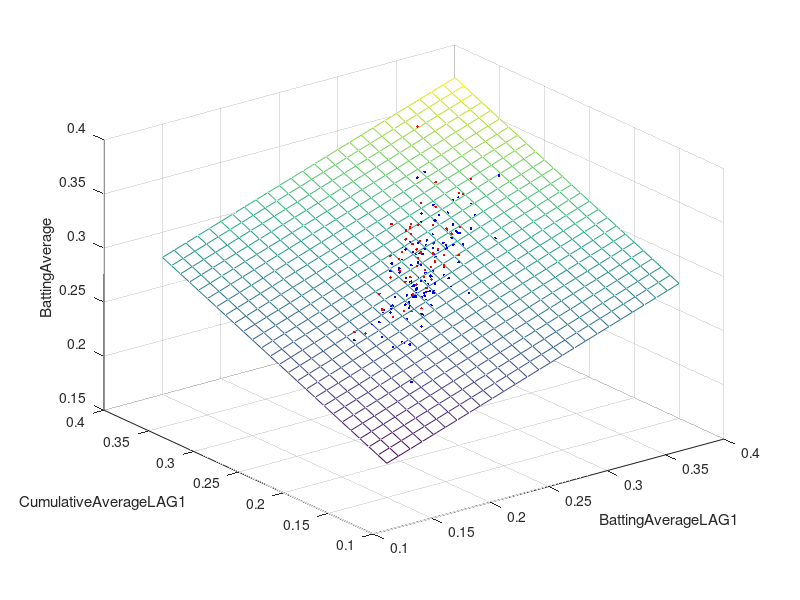

The MATLAB source for this figure:
# load du lieu tu file
data = load("data.csv");
# setup seed de sinh ra so ngau nhien giong nhau o moi lan chay
rand("seed", 12345);
# tao ra 588 so ngau nhien
randoms = rand(length(data),1);
# sap xep cac so ngau nhien de lay thu tu ngau nhien trong bien index
[garbage index] = sort(randoms);
# dung thu tu ngau nhien trong bien index de xao tron thu tu trong data
# muc dich: lam du lieu cua moi cau thu xuat hien trong ca tap hop tap luyen va tap hop test
data = data(index, :);
# them cot 1 vao phia sau
data = [data ones(length(data), 1)];

# chia 80% du lieu lam du lieu tap luyen, con lai 20% lam du lieu test
X = data(1:470, 2:end);
y = data(1:470, 1);
X_test = data(471:end, 2:end);
y_test = data(471:end, 1);

a = [.5; .5; .5];
m = length(X);

i = 100000;
t = .001;
epsilon = 1e+10;
while (true)
  e = X * a - y;
  so_gia = (X' * e) / m;

  a = a - t * so_gia;
  epsilon_new = mean((X * a - y).^2);
  if i < 0
    break;
  else
    epsilon = epsilon_new;
  endif
  i--;
endwhile

epsilon = y - X * a;
meanY = mean(y);
var_y = mean((y - meanY).^2);
sum_epsilon2 = sum(epsilon .^ 2);
sum2 = epsilon' * epsilon;
disp 'R2 traing:'
R2 = 1 - sum_epsilon2 / m / var_y;
disp(R2)
disp 'RMSE train:'
disp(sqrt(mean(epsilon .^ 2)))
disp 'RMSE train %:'
disp(sqrt(mean(epsilon .^ 2)) / mean(y))

m_test = length(X_test);
epsilon = y_test - X_test * a;
meanY = mean(y_test);
var_y = mean((y_test - meanY).^2);
sum_epsilon2 = sum(epsilon .^ 2);
sum2 = epsilon' * epsilon;
disp 'R2 test:'
R2 = 1 - sum_epsilon2 / m_test / var_y;
disp(R2)
disp 'RMSE test:'
disp(sqrt(mean(epsilon .^ 2)))
disp 'RMSE test %:'
disp(sqrt(mean(epsilon .^ 2)) / mean(y_test))

# ve line chart
hold off;
plot(epsilon);

# ve 3d chart
hold off;
d = .15:.01:.4;
[xx, yy] = meshgrid (d, d);
r = xx*a(1) + yy*a(2) + a(3);
mesh(d, d, r);
hold on;
plot3(X_test(:, 1), X_test(:, 2), X_test*a, 'b.');
plot3(X_test(:, 1), X_test(:, 2), y_test, 'r.');
xlabel("BattingAverageLAG1");
ylabel("CumulativeAverageLAG1");
zlabel("BattingAverage");
hold off;